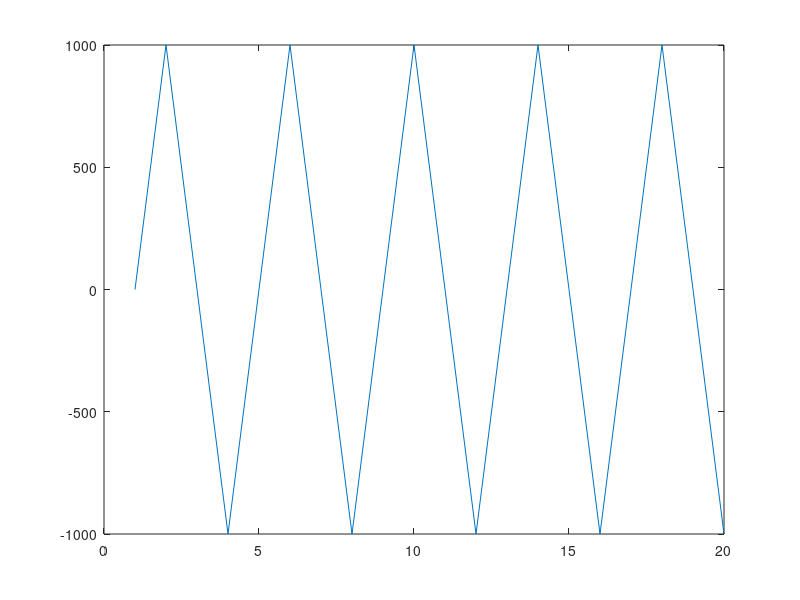

This chart was generated by the following MATLAB code: (Note: this script raises an error after producing the figure.)
% HW1 Question 3
% Jake and Jisoo

close all; clc; clear all;
% Generate sine table for c code
n = 0:19';
f = 8*1000
table = round(1000*sin(2*pi*n*f/32000))'
plot(table)

%% Read UART
s = serial('COM5', 'BaudRate',115200); % Open the serial port to receive the data
set(s,'InputBufferSize',20000); % set the size of input buffer
fopen(s); % get ready to receive the data
buffersize = 512; % set the size of instant read of buffer
x = fread(s,buffersize,'int16'); % read the buffer when data arrive
plot(x);

%% FFT
N = 8000;
fclose(s); delete(s);
figure;
b = (abs(fft(x, N))/N);
range = linspace(-N/2, N/2, N);
plot(range, fftshift(b));
xlim([-5000 5000])
xlabel('Frequency (KHz)')	 
title('FFT');	 	 
xlabel('Frequency (Hz)')	 	 
ylabel('Magnitude');